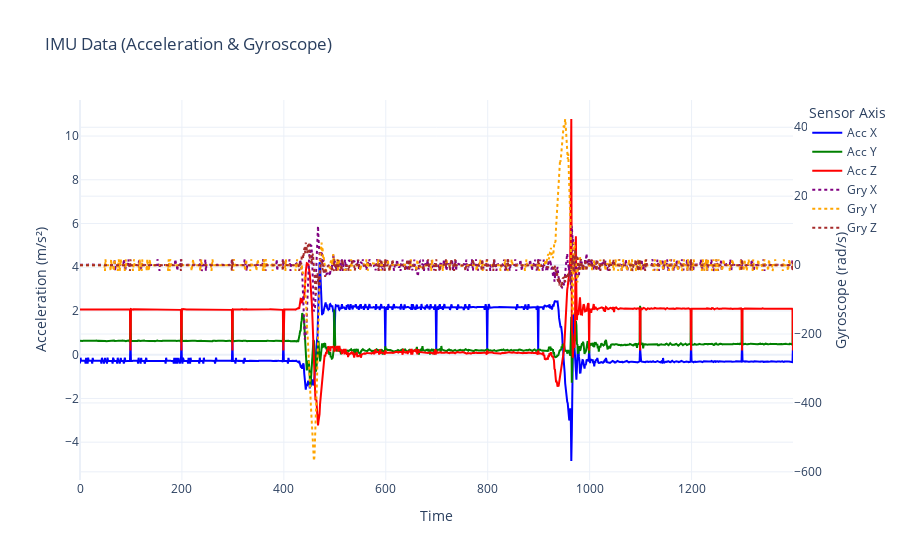

The code cell stored with this chart in its notebook:
### Code cell
imu_records = []

position = 0
for idx, row in df.iterrows():
    base_time = row['time']
    imu_list = json.loads(row['imu_data'])
    for i, entry in enumerate(imu_list):
        timestamp = base_time + pd.to_timedelta(i, unit='ms')  # Adjust time resolution if needed
        imu_records.append({
            'timestamp': position,
            'acc_x': entry['acc_x_g'],
            'acc_y': entry['acc_y_g'],
            'acc_z': entry['acc_z_g'],
            'gry_x': entry['gyr_x_dps'],
            'gry_y': entry['gyr_y_dps'],
            'gry_z': entry['gyr_z_dps'],
        })
        position += 1

imu_df = pd.DataFrame(imu_records)

fig = go.Figure()

# Acceleration traces on y-axis 1 (default)
fig.add_trace(go.Scatter(x=imu_df['timestamp'], y=imu_df['acc_x'], name='Acc X', line=dict(color='blue')))
fig.add_trace(go.Scatter(x=imu_df['timestamp'], y=imu_df['acc_y'], name='Acc Y', line=dict(color='green')))
fig.add_trace(go.Scatter(x=imu_df['timestamp'], y=imu_df['acc_z'], name='Acc Z', line=dict(color='red')))

# Gyroscope traces on y-axis 2 (right side)
fig.add_trace(go.Scatter(x=imu_df['timestamp'], y=imu_df['gry_x'], name='Gry X', yaxis='y2', line=dict(color='purple', dash='dot')))
fig.add_trace(go.Scatter(x=imu_df['timestamp'], y=imu_df['gry_y'], name='Gry Y', yaxis='y2', line=dict(color='orange', dash='dot')))
fig.add_trace(go.Scatter(x=imu_df['timestamp'], y=imu_df['gry_z'], name='Gry Z', yaxis='y2', line=dict(color='brown', dash='dot')))

fig.update_layout(
    title='IMU Data (Acceleration & Gyroscope)',
    xaxis=dict(title='Time'),
    yaxis=dict(title='Acceleration (m/s²)', side='left'),
    yaxis2=dict(
        title='Gyroscope (rad/s)',
        overlaying='y',
        side='right'
    ),
    legend=dict(title='Sensor Axis'),
    template='plotly_white'
)

fig.show()

### Figure 1 — Plotly figure (JSON) as saved in the notebook; plotly's stock layout.template omitted (floating-point values rounded to 4 significant figures; data arrays with more than 128 entries replaced by an {"elided": "..."} marker saying what was removed)
{"data": [{"line": {"color": "blue"}, "name": "Acc X", "type": "scatter", "x": {"elided": "1400 int values"}, "y": {"elided": "1400 float values"}}, {"line": {"color": "green"}, "name": "Acc Y", "type": "scatter", "x": {"elided": "1400 int values"}, "y": {"elided": "1400 float values"}}, {"line": {"color": "red"}, "name": "Acc Z", "type": "scatter", "x": {"elided": "1400 int values"}, "y": {"elided": "1400 float values"}}, {"line": {"color": "purple", "dash": "dot"}, "name": "Gry X", "type": "scatter", "x": {"elided": "1400 int values"}, "y": {"elided": "1400 float values"}, "yaxis": "y2"}, {"line": {"color": "orange", "dash": "dot"}, "name": "Gry Y", "type": "scatter", "x": {"elided": "1400 int values"}, "y": {"elided": "1400 float values"}, "yaxis": "y2"}, {"line": {"color": "brown", "dash": "dot"}, "name": "Gry Z", "type": "scatter", "x": {"elided": "1400 int values"}, "y": {"elided": "1400 float values"}, "yaxis": "y2"}], "layout": {"legend": {"title": {"text": "Sensor Axis"}}, "title": {"text": "IMU Data (Acceleration & Gyroscope)"}, "xaxis": {"title": {"text": "Time"}}, "yaxis": {"side": "left", "title": {"text": "Acceleration (m/s²)"}}, "yaxis2": {"overlaying": "y", "side": "right", "title": {"text": "Gyroscope (rad/s)"}}}}
